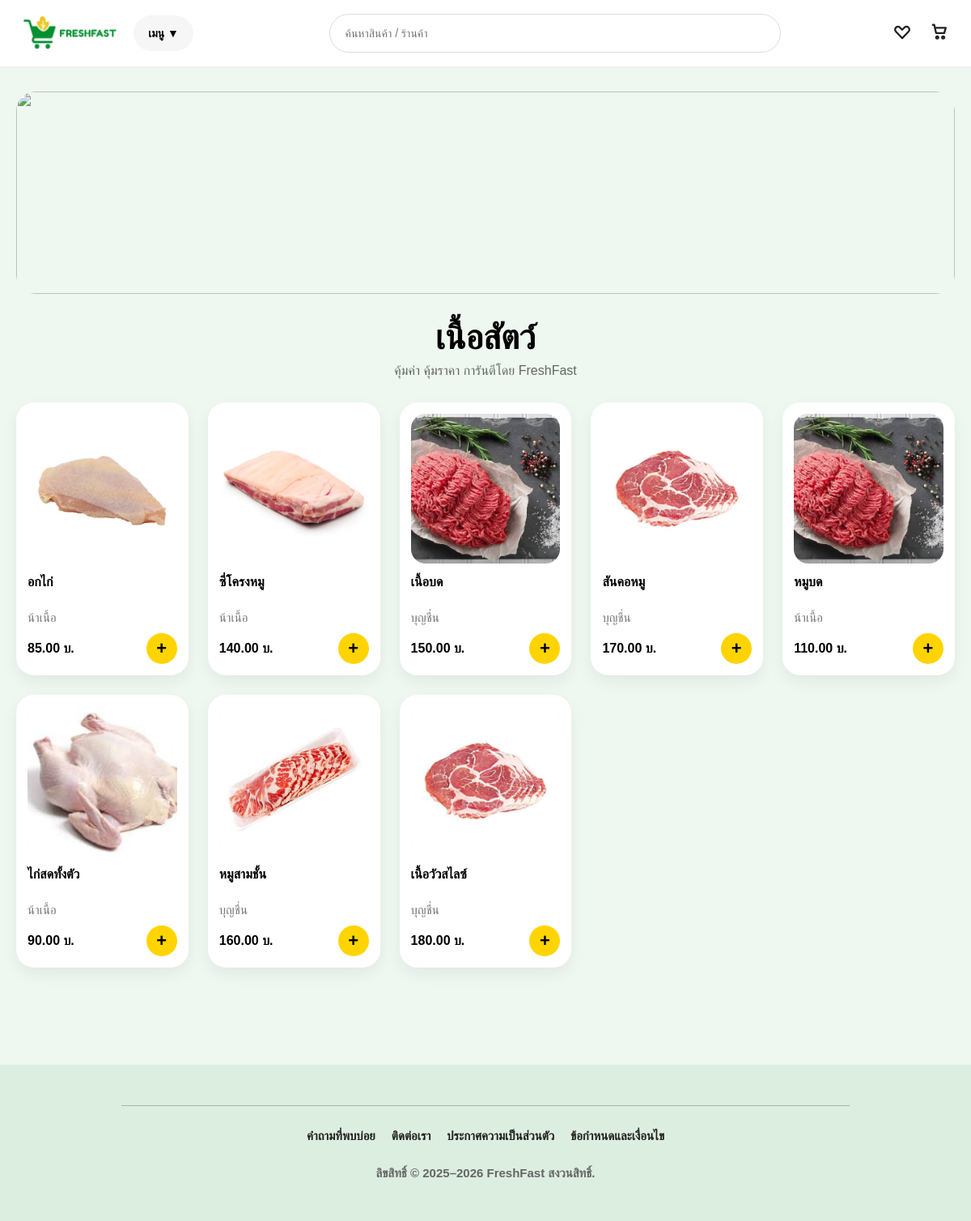
/category.php?id=1, run on the app's committed database.
### tables this page shows
CREATE TABLE `categories` (
  `category_id` int(11) NOT NULL,
  `category_name` varchar(100) NOT NULL,
  `total_items` int(11) DEFAULT 0
);

CREATE TABLE `products` (
  `product_id` int(11) NOT NULL,
  `product_name` varchar(100) NOT NULL,
  `price` decimal(10,2) NOT NULL,
  `unit` varchar(50) DEFAULT NULL,
  `shop_id` int(11) DEFAULT NULL,
  `category_id` int(11) DEFAULT NULL,
  `product_image` varchar(255) DEFAULT NULL,
  `product_status` varchar(30) DEFAULT 'active',
  `updated_at` timestamp NOT NULL DEFAULT current_timestamp() ON UPDATE current_timestamp(),
  `product_description` text DEFAULT NULL,
  `stock` int(11) DEFAULT 0
);

CREATE TABLE `shops` (
  `shop_id` int(11) NOT NULL,
  `shop_name` varchar(100) NOT NULL,
  `shop_type` varchar(100) DEFAULT NULL,
  `description` text DEFAULT NULL,
  `stall_number` varchar(20) DEFAULT NULL,
  `shop_image` varchar(255) DEFAULT NULL,
  `status` varchar(30) DEFAULT 'active',
  `owner_id` int(11) DEFAULT NULL,
  `shop_banner` varchar(255) DEFAULT NULL,
  `shop_address` text DEFAULT NULL,
  `shop_phone` varchar(30) DEFAULT NULL,
  `shop_email` varchar(150) DEFAULT NULL,
  `open_days` varchar(50) DEFAULT NULL,
  `open_time` time DEFAULT NULL,
  `close_time` time DEFAULT NULL,
  `auto_schedule` tinyint(1) DEFAULT 0
);

### category.php (the view, shortened to what this page needs)
<?php
$conn = new mysqli("localhost", "root", "", "freshfast");
$conn->set_charset("utf8mb4");
$category_id = isset($_GET['id']) ? (int)$_GET['id'] : 0;
$stmtCat = $conn->prepare("SELECT category_name FROM categories WHERE category_id=?");
$stmtCat->bind_param("i", $category_id);
$stmtCat->execute();
$category = $stmtCat->get_result()->fetch_assoc();
$thaiNames = [
    'Meat' => 'เนื้อสัตว์',
    'Fruits & Vegetables' => 'ผักผลไม้',
    'Seasoning' => 'เครื่องปรุง',
    'Beverages' => 'เครื่องดื่ม',
    'Frozen' => 'แช่แข็ง',
    'Kitchen Supplies' => 'ของใช้ในครัว',
    'Desserts' => 'ของหวาน'
];
$displayCategoryName = $thaiNames[$category['category_name'] ?? ''] ?? 'หมวดสินค้า';
$stmt = $conn->prepare("
    SELECT p.*, s.shop_name
    FROM products p
    JOIN shops s ON p.shop_id = s.shop_id
    WHERE p.category_id=?
    ORDER BY p.product_id DESC
");
$stmt->bind_param("i", $category_id);
$stmt->execute();
$result = $stmt->get_result();
?>
<!DOCTYPE html>
<html lang="th">
<head>
<link rel="stylesheet" href="assets/css/layout.css">
</head>
<body>
<header class="topbar">
  <div class="topbar__inner">
    <div class="left-group">
      <a class="brand desktop-logo" href="home.php">
        <img src="assets/images/logo_ok.png" alt="FreshFast">
      </a>
      <div class="desktop-menu">
        <button class="desktop-menu-btn" id="desktopMenuBtn">
          เมนู ▼
        </button>
      </div>
    </div>
    <form class="desktop-search" action="search.php" method="GET">
    <input type="text" name="q" placeholder="ค้นหาสินค้า / ร้านค้า">
    </form>
    <div class="actions">
      <a href="favorites.php" class="iconbtn" aria-label="รายการโปรด">
        <svg viewBox="0 0 24 24" class="icon" fill="none" stroke="currentColor"
          stroke-width="2.5" stroke-linecap="round" stroke-linejoin="round">
          <path d="M20.5 6.5c-1.5-1.5-4-1.5-5.5 0L12 9.5l-3-3c-1.5-1.5-4-1.5-5.5 0s-1.5 4 0 5.5L12 21l8.5-9c1.5-1.5 1.5-4 0-5.5z"/>
        </svg>
      </a>
      <a href="cart.php" class="iconbtn" aria-label="ตะกร้า">
        <svg viewBox="0 0 24 24" class="icon" fill="none" stroke="currentColor"
          stroke-width="2.5" stroke-linecap="round" stroke-linejoin="round">
          <circle cx="9" cy="20" r="1.5"/>
          <circle cx="17" cy="20" r="1.5"/>
          <path d="M3 3h2l2.5 11h11l2-7H6.5"/>
        </svg>
      </a>
    </div>
  </div>
</header>
<div class="page-wrap">
    <img src="assets/images/pic3.png" class="hero-image">
    <h1 class="category-title"><?= htmlspecialchars($displayCategoryName) ?></h1>
    <div class="category-sub">คุ้มค่า คุ้มราคา การันตีโดย FreshFast</div>
    <div class="product-grid">
        <?php if($result->num_rows > 0): ?>
            <?php while($row = $result->fetch_assoc()): ?>
                <div class="product-card">
                    <div class="product-img">
                        <img src="<?= htmlspecialchars($row['product_image'] ?: 'assets/images/sac.png') ?>">
                    </div>
                    <div class="product-name">
                        <?= htmlspecialchars($row['product_name']) ?>
                    </div>
                    <div class="product-shop">
                        <?= htmlspecialchars($row['shop_name']) ?>
                    </div>
                    <div class="product-bottom">
                        <div class="product-price">
                            <?= number_format($row['price'],2) ?> บ.
                        </div>
                        <form method="post">
                            <button type="submit" name="add_to_cart" class="plus-btn">+</button>
                        </form>
                    </div>
                </div>
            <?php endwhile; ?>
        <?php else: ?>
            <div class="empty-box">ยังไม่มีสินค้าในหมวดนี้</div>
        <?php endif; ?>
    </div>
</div>
<footer class="site-footer">
  <div class="footer-divider"></div>
  <div class="footer-links">
    <a href="#">คำถามที่พบบ่อย</a>
    <a href="#">ติดต่อเรา</a>
    <a href="#">ประกาศความเป็นส่วนตัว</a>
    <a href="#">ข้อกำหนดและเงื่อนไข</a>
  </div>
  <div class="footer-copy">
    ลิขสิทธิ์ © 2025–2026 FreshFast สงวนสิทธิ์.
  </div>
</footer>
</body>
</html>

### assets/css/layout.css (style rules this page uses)
.topbar { position: sticky; top: 0; z-index: 100; background: #fff; border-bottom: 1px solid rgba(0,0,0,.06); }
.topbar__inner { max-width: 1200px; margin: 0 auto; padding: 14px 20px; display: flex; align-items: center; justify-content: space-between; gap: 16px; }
.left-group { display:flex; align-items:center; gap:12px; }
.brand img { height:54px; display:block; }
.desktop-search { flex:1; max-width:520px; }
.desktop-search input { width:100%; height:46px; border-radius:999px; border:1px solid #ddd; padding:0 18px; font-size:14px; outline:none; }
.actions { display:flex; align-items:center; gap:8px; }
.iconbtn { background:transparent; border:none; cursor:pointer; padding:8px; border-radius:50%; transition:.2s; }
.icon { width:22px; height:22px; stroke:#222; transition:.2s; }
.site-footer { background:#dceee0; padding:50px 20px; margin-top:60px; text-align:center; }
.footer-divider { width:100%; max-width:900px; height:1px; background:#333; margin:0 auto 28px; opacity:.3; }
.footer-links { max-width:900px; margin:0 auto; display:flex; flex-wrap:wrap; justify-content:center; gap:14px 20px; }
.footer-links a { text-decoration:none; color:#222; font-weight:600; font-size:15px; }
.footer-copy { margin-top:28px; color:#666; font-size:15px; font-weight:600; }
.desktop-menu-btn { height:42px; padding:0 16px; border:none; background:#f5f5f5; border-radius:999px; font-weight:700; cursor:pointer; font-size:14px; transition:.2s; }

### category.php (style rules this page uses)
body { margin:0; background:#eef7f0; font-family:Arial, Helvetica, sans-serif; }
.page-wrap { max-width:1200px; margin:0 auto; padding:30px 20px 60px; }
.hero-image { width:100%; height:250px; object-fit:cover; border-radius:24px; margin-bottom:30px; }
.category-title { text-align:center; font-size:42px; font-weight:800; margin:0 0 8px; }
.category-sub { text-align:center; color:#666; margin-bottom:30px; }
.product-grid { display:grid; grid-template-columns:repeat(auto-fill, minmax(200px, 1fr)); gap:24px; }
.product-card { background:#fff; border-radius:22px; padding:14px; box-shadow:0 8px 20px rgba(0,0,0,.06); }
.product-img { width:100%; aspect-ratio:1/1; border-radius:18px; overflow:hidden; background:#f4f4f4; }
.product-img img { width:100%; height:100%; object-fit:cover; }
.product-name { font-weight:700; margin-top:14px; min-height:44px; }
.product-bottom { display:flex; justify-content:space-between; align-items:center; margin-top:10px; }
.product-price { font-weight:700; }
.plus-btn { width:38px; height:38px; border:none; border-radius:50%; background:#ffd400; font-size:22px; font-weight:700; cursor:pointer; }
.desktop-menu { position:relative; display:flex; align-items:center; }
.desktop-menu-btn { height:44px; padding:0 18px; border:none; background:#f6f6f6; border-radius:999px; font-weight:700; cursor:pointer; display:flex; align-items:center; gap:8px; transition:.2s; }
.product-shop { font-size:15px; color:#777; margin-top:0px; font-weight:400; line-height:1.2; }

### data on the page
categories: category_name "เนื้อสัตว์"
products: product_image (picture), product_name "อกไก่", shop.shop_name "น้าเนื้อ", price "85.00"
products: product_image (picture), product_name "ซี่โครงหมู", shop.shop_name "น้าเนื้อ", price "140.00"
products: product_image (picture), product_name "เนื้อบด", shop.shop_name "บุญชื่น", price "150.00"
products: product_image (picture), product_name "สันคอหมู", shop.shop_name "บุญชื่น", price "170.00"
products: product_image (picture), product_name "หมูบด", shop.shop_name "น้าเนื้อ", price "110.00"
products: product_image (picture), product_name "ไก่สดทั้งตัว", shop.shop_name "น้าเนื้อ", price "90.00"
products: product_image (picture), product_name "หมูสามชั้น", shop.shop_name "บุญชื่น", price "160.00"
products: product_image (picture), product_name "เนื้อวัวสไลซ์", shop.shop_name "บุญชื่น", price "180.00"
